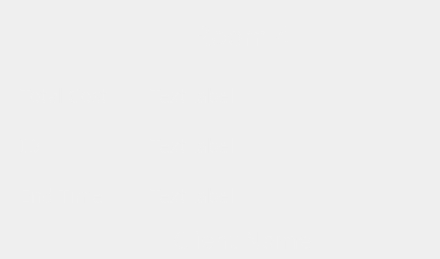
          <widget class="QFrame" name="room1_10">
           <property name="autoFillBackground">
            <bool>false</bool>
           </property>
           <property name="styleSheet">
            <string notr="true">QFrame {
    background-color: qlineargradient(spread:pad, x1:0, y1:0.3, x2:0, y2:0.7, 
                                      stop:0 rgba(107, 47, 61, 255), 
                                      stop:1 rgba(155, 72, 94, 255));
    color: rgba(240, 240, 240, 230);
    border-radius: 50px;
}

QFrame:hover {
    background-color: qlineargradient(spread:pad, x1:0, y1:0.3, x2:0, y2:0.7, 
                                      stop:0 rgba(132, 58, 78, 255), 
                                      stop:1 rgba(190, 80, 100, 255));
}
</string>
           </property>
           <property name="frameShape">
            <enum>QFrame::Shape::StyledPanel</enum>
           </property>
           <property name="frameShadow">
            <enum>QFrame::Shadow::Raised</enum>
           </property>
           <widget class="QLabel" name="label_43">
            <property name="geometry">
             <rect>
              <x>187</x>
              <y>20</y>
              <width>111</width>
              <height>31</height>
             </rect>
            </property>
            <property name="font">
             <font>
              <family>Bauhaus 93</family>
              <pointsize>20</pointsize>
             </font>
            </property>
            <property name="autoFillBackground">
             <bool>false</bool>
            </property>
            <property name="styleSheet">
             <string notr="true">background-color: none;</string>
            </property>
            <property name="text">
             <string>Room 4</string>
            </property>
            <property name="alignment">
             <set>Qt::AlignmentFlag::AlignCenter</set>
            </property>
           </widget>
           <widget class="QPushButton" name="btnadd_E_4">
            <property name="geometry">
             <rect>
              <x>190</x>
              <y>100</y>
              <width>101</width>
              <height>101</height>
             </rect>
            </property>
            <property name="styleSheet">
             <string notr="true">border-radius: 50px;
</string>
            </property>
            <property name="text">
             <string/>
            </property>
            <property name="icon">
             <iconset theme="QIcon::ThemeIcon::ListAdd"/>
            </property>
            <property name="iconSize">
             <size>
              <width>30</width>
              <height>30</height>
             </size>
            </property>
           </widget>
           <widget class="QLabel" name="client_E_4">
            <property name="geometry">
             <rect>
              <x>142</x>
              <y>230</y>
              <width>201</width>
              <height>20</height>
             </rect>
            </property>
            <property name="font">
             <font>
              <family>Bauhaus 93</family>
              <pointsize>18</pointsize>
             </font>
            </property>
            <property name="styleSheet">
             <string notr="true">background-color: none;</string>
            </property>
            <property name="text">
             <string>Client Name</string>
            </property>
            <property name="alignment">
             <set>Qt::AlignmentFlag::AlignCenter</set>
            </property>
           </widget>
           <widget class="QLabel" name="totalcost_E_4">
            <property name="geometry">
             <rect>
              <x>20</x>
              <y>70</y>
              <width>121</width>
              <height>51</height>
             </rect>
            </property>
            <property name="font">
             <font>
              <family>Bauhaus 93</family>
              <pointsize>14</pointsize>
             </font>
            </property>
            <property name="styleSheet">
             <string notr="true">background-color:none;</string>
            </property>
            <property name="text">
             <string>Total Cost</string>
            </property>
           </widget>
           <widget class="QLabel" name="ID_E_4">
            <property name="geometry">
             <rect>
              <x>20</x>
              <y>120</y>
              <width>121</width>
              <height>51</height>
             </rect>
            </property>
            <property name="font">
             <font>
              <family>Bauhaus 93</family>
              <pointsize>14</pointsize>
             </font>
            </property>
            <property name="styleSheet">
             <string notr="true">background-color:none;</string>
            </property>
            <property name="text">
             <string>ID</string>
            </property>
           </widget>
           <widget class="QLabel" name="DurationL_E_4">
            <property name="geometry">
             <rect>
              <x>20</x>
              <y>170</y>
              <width>121</width>
              <height>51</height>
             </rect>
            </property>
            <property name="font">
             <font>
              <family>Bauhaus 93</family>
              <pointsize>14</pointsize>
             </font>
            </property>
            <property name="styleSheet">
             <string notr="true">background-color:none;</string>
            </property>
            <property name="text">
             <string>End Time</string>
            </property>
           </widget>
           <widget class="QLabel" name="get_total_E_4">
            <property name="geometry">
             <rect>
              <x>150</x>
              <y>80</y>
              <width>121</width>
              <height>31</height>
             </rect>
            </property>
            <property name="font">
             <font>
              <family>Bauhaus 93</family>
              <pointsize>14</pointsize>
             </font>
            </property>
            <property name="styleSheet">
             <string notr="true">background-color:none;</string>
            </property>
            <property name="text">
             <string>TextLabel</string>
            </property>
           </widget>
           <widget class="QLabel" name="get_id_E_4">
            <property name="geometry">
             <rect>
              <x>150</x>
              <y>130</y>
              <width>121</width>
              <height>31</height>
             </rect>
            </property>
            <property name="font">
             <font>
              <family>Bauhaus 93</family>
              <pointsize>14</pointsize>
             </font>
            </property>
            <property name="styleSheet">
             <string notr="true">background-color:none;</string>
            </property>
            <property name="text">
             <string>TextLabel</string>
            </property>
           </widget>
           <widget class="QLabel" name="get_dur_E_4">
            <property name="geometry">
             <rect>
              <x>150</x>
              <y>180</y>
              <width>121</width>
              <height>31</height>
             </rect>
            </property>
            <property name="font">
             <font>
              <family>Bauhaus 93</family>
              <pointsize>14</pointsize>
             </font>
            </property>
            <property name="styleSheet">
             <string notr="true">background-color:none;</string>
            </property>
            <property name="text">
             <string>TextLabel</string>
            </property>
           </widget>
           <widget class="QPushButton" name="btnedit_E_4">
            <property name="geometry">
             <rect>
              <x>330</x>
              <y>100</y>
              <width>101</width>
              <height>101</height>
             </rect>
            </property>
            <property name="styleSheet">
             <string notr="true">border-radius: 50px;
</string>
            </property>
            <property name="text">
             <string/>
            </property>
            <property name="icon">
             <iconset theme="QIcon::ThemeIcon::MailMessageNew"/>
            </property>
            <property name="iconSize">
             <size>
              <width>30</width>
              <height>30</height>
             </size>
            </property>
           </widget>
          </widget>
